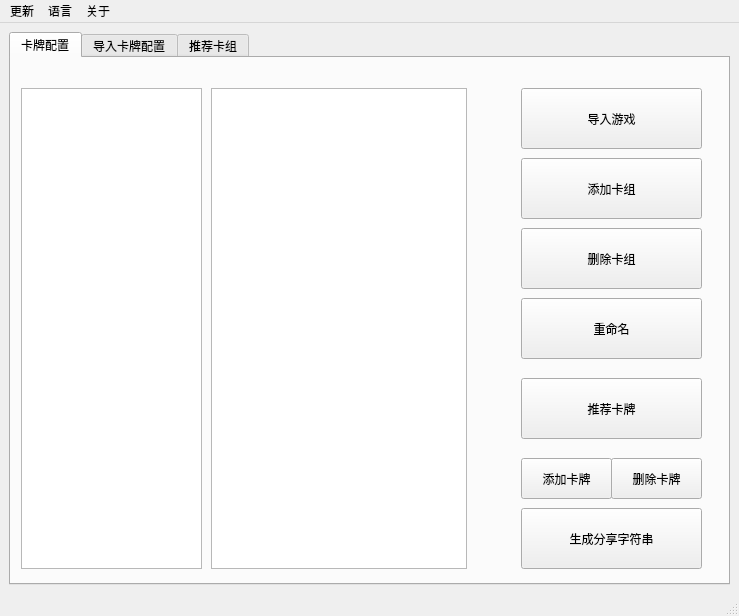
<?xml version="1.0" encoding="UTF-8"?>
<ui version="4.0">
 <class>MainWindow</class>
 <widget class="QMainWindow" name="MainWindow">
  <property name="geometry">
   <rect>
    <x>0</x>
    <y>0</y>
    <width>739</width>
    <height>616</height>
   </rect>
  </property>
  <property name="windowTitle">
   <string>B4B卡牌管理工具</string>
  </property>
  <property name="windowIcon">
   <iconset>
    <normaloff>F:/Users/kebiq/.designer/backup/ico.ico</normaloff>F:/Users/kebiq/.designer/backup/ico.ico</iconset>
  </property>
  <widget class="QWidget" name="centralwidget">
   <layout class="QGridLayout" name="gridLayout">
    <item row="0" column="0">
     <widget class="QTabWidget" name="tabWidget">
      <property name="currentIndex">
       <number>0</number>
      </property>
      <widget class="QWidget" name="cards">
       <attribute name="title">
        <string>卡牌配置</string>
       </attribute>
       <widget class="QListWidget" name="listWidget_cardSet">
        <property name="geometry">
         <rect>
          <x>10</x>
          <y>30</y>
          <width>181</width>
          <height>481</height>
         </rect>
        </property>
        <property name="font">
         <font>
          <pointsize>16</pointsize>
         </font>
        </property>
       </widget>
       <widget class="QPushButton" name="pushButton_importInGame">
        <property name="geometry">
         <rect>
          <x>510</x>
          <y>30</y>
          <width>181</width>
          <height>61</height>
         </rect>
        </property>
        <property name="text">
         <string>导入游戏</string>
        </property>
       </widget>
       <widget class="QPushButton" name="pushButton_deletSet">
        <property name="geometry">
         <rect>
          <x>510</x>
          <y>170</y>
          <width>181</width>
          <height>61</height>
         </rect>
        </property>
        <property name="text">
         <string>删除卡组</string>
        </property>
       </widget>
       <widget class="QPushButton" name="pushButton_shareCode">
        <property name="geometry">
         <rect>
          <x>510</x>
          <y>450</y>
          <width>181</width>
          <height>61</height>
         </rect>
        </property>
        <property name="text">
         <string>生成分享字符串</string>
        </property>
       </widget>
       <widget class="QPushButton" name="pushButton_renameSet">
        <property name="geometry">
         <rect>
          <x>510</x>
          <y>240</y>
          <width>181</width>
          <height>61</height>
         </rect>
        </property>
        <property name="text">
         <string>重命名</string>
        </property>
       </widget>
       <widget class="QPushButton" name="pushButton_insertCard">
        <property name="geometry">
         <rect>
          <x>510</x>
          <y>400</y>
          <width>91</width>
          <height>41</height>
         </rect>
        </property>
        <property name="text">
         <string>添加卡牌</string>
        </property>
       </widget>
       <widget class="QPushButton" name="pushButton_deletCard">
        <property name="geometry">
         <rect>
          <x>600</x>
          <y>400</y>
          <width>91</width>
          <height>41</height>
         </rect>
        </property>
        <property name="text">
         <string>删除卡牌</string>
        </property>
       </widget>
       <widget class="QListWidget" name="listWidget_cards">
        <property name="geometry">
         <rect>
          <x>200</x>
          <y>30</y>
          <width>256</width>
          <height>481</height>
         </rect>
        </property>
        <property name="font">
         <font>
          <pointsize>16</pointsize>
         </font>
        </property>
       </widget>
       <widget class="QPushButton" name="pushButton_insertSet">
        <property name="geometry">
         <rect>
          <x>510</x>
          <y>100</y>
          <width>181</width>
          <height>61</height>
         </rect>
        </property>
        <property name="text">
         <string>添加卡组</string>
        </property>
       </widget>
       <widget class="QPushButton" name="pushButton_recommend">
        <property name="geometry">
         <rect>
          <x>510</x>
          <y>320</y>
          <width>181</width>
          <height>61</height>
         </rect>
        </property>
        <property name="text">
         <string>推荐卡牌</string>
        </property>
       </widget>
      </widget>
      <widget class="QWidget" name="importCards">
       <attribute name="title">
        <string>导入卡牌配置</string>
       </attribute>
       <widget class="QWidget" name="widget" native="true">
        <property name="geometry">
         <rect>
          <x>9</x>
          <y>9</y>
          <width>697</width>
          <height>252</height>
         </rect>
        </property>
        <widget class="QTextEdit" name="textEdit_shareCode">
         <property name="geometry">
          <rect>
           <x>10</x>
           <y>20</y>
           <width>681</width>
           <height>111</height>
          </rect>
         </property>
        </widget>
        <widget class="QPushButton" name="pushButton_codeImport">
         <property name="geometry">
          <rect>
           <x>190</x>
           <y>140</y>
           <width>301</width>
           <height>81</height>
          </rect>
         </property>
         <property name="font">
          <font>
           <pointsize>28</pointsize>
          </font>
         </property>
         <property name="text">
          <string>字符串导入</string>
         </property>
        </widget>
       </widget>
       <widget class="QWidget" name="widget_2" native="true">
        <property name="geometry">
         <rect>
          <x>10</x>
          <y>270</y>
          <width>697</width>
          <height>252</height>
         </rect>
        </property>
        <widget class="QPushButton" name="pushButton_ocrImport">
         <property name="geometry">
          <rect>
           <x>190</x>
           <y>70</y>
           <width>301</width>
           <height>81</height>
          </rect>
         </property>
         <property name="font">
          <font>
           <pointsize>28</pointsize>
          </font>
         </property>
         <property name="text">
          <string>图片导入</string>
         </property>
        </widget>
       </widget>
      </widget>
      <widget class="QWidget" name="recommend">
       <attribute name="title">
        <string>推荐卡组</string>
       </attribute>
       <widget class="QListWidget" name="listWidget_cardSet_recommend">
        <property name="geometry">
         <rect>
          <x>10</x>
          <y>10</y>
          <width>181</width>
          <height>481</height>
         </rect>
        </property>
        <property name="font">
         <font>
          <pointsize>16</pointsize>
         </font>
        </property>
       </widget>
       <widget class="QListWidget" name="listWidget_cards_recommend">
        <property name="geometry">
         <rect>
          <x>200</x>
          <y>10</y>
          <width>256</width>
          <height>481</height>
         </rect>
        </property>
        <property name="font">
         <font>
          <pointsize>16</pointsize>
         </font>
        </property>
       </widget>
       <widget class="QPushButton" name="pushButton_importInGame_recommend">
        <property name="geometry">
         <rect>
          <x>500</x>
          <y>430</y>
          <width>181</width>
          <height>61</height>
         </rect>
        </property>
        <property name="text">
         <string>导入游戏</string>
        </property>
       </widget>
       <widget class="QTextBrowser" name="textBrowser_author">
        <property name="geometry">
         <rect>
          <x>470</x>
          <y>30</y>
          <width>241</width>
          <height>31</height>
         </rect>
        </property>
       </widget>
       <widget class="QLabel" name="label_author">
        <property name="geometry">
         <rect>
          <x>560</x>
          <y>0</y>
          <width>53</width>
          <height>31</height>
         </rect>
        </property>
        <property name="text">
         <string>&lt;html&gt;&lt;head/&gt;&lt;body&gt;&lt;p align=&quot;center&quot;&gt;&lt;span style=&quot; font-size:16pt;&quot;&gt;作者&lt;/span&gt;&lt;/p&gt;&lt;/body&gt;&lt;/html&gt;</string>
        </property>
       </widget>
       <widget class="QTextBrowser" name="textBrowser_game_version">
        <property name="geometry">
         <rect>
          <x>470</x>
          <y>100</y>
          <width>241</width>
          <height>31</height>
         </rect>
        </property>
       </widget>
       <widget class="QTextBrowser" name="textBrowser_deck_info">
        <property name="geometry">
         <rect>
          <x>470</x>
          <y>260</y>
          <width>241</width>
          <height>161</height>
         </rect>
        </property>
        <property name="html">
         <string>&lt;!DOCTYPE HTML PUBLIC &quot;-//W3C//DTD HTML 4.0//EN&quot; &quot;http://www.w3.org/TR/REC-html40/strict.dtd&quot;&gt;
&lt;html&gt;&lt;head&gt;&lt;meta name=&quot;qrichtext&quot; content=&quot;1&quot; /&gt;&lt;meta charset=&quot;utf-8&quot; /&gt;&lt;style type=&quot;text/css&quot;&gt;
p, li { white-space: pre-wrap; }
hr { height: 1px; border-width: 0; }
li.unchecked::marker { content: &quot;\2610&quot;; }
li.checked::marker { content: &quot;\2612&quot;; }
&lt;/style&gt;&lt;/head&gt;&lt;body style=&quot; font-family:'Microsoft YaHei UI'; font-size:9pt; font-weight:400; font-style:normal;&quot;&gt;
&lt;p style=&quot;-qt-paragraph-type:empty; margin-top:0px; margin-bottom:0px; margin-left:0px; margin-right:0px; -qt-block-indent:0; text-indent:0px;&quot;&gt;&lt;br /&gt;&lt;/p&gt;&lt;/body&gt;&lt;/html&gt;</string>
        </property>
       </widget>
       <widget class="QLabel" name="label_game_version">
        <property name="geometry">
         <rect>
          <x>510</x>
          <y>70</y>
          <width>161</width>
          <height>31</height>
         </rect>
        </property>
        <property name="text">
         <string>&lt;html&gt;&lt;head/&gt;&lt;body&gt;&lt;p align=&quot;center&quot;&gt;&lt;span style=&quot; font-size:16pt;&quot;&gt;适用游戏版本&lt;/span&gt;&lt;/p&gt;&lt;p align=&quot;center&quot;&gt;&lt;span style=&quot; font-size:16pt;&quot;&gt;&lt;br/&gt;&lt;/span&gt;&lt;/p&gt;&lt;/body&gt;&lt;/html&gt;</string>
        </property>
       </widget>
       <widget class="QLabel" name="label_deck_info">
        <property name="geometry">
         <rect>
          <x>500</x>
          <y>220</y>
          <width>161</width>
          <height>31</height>
         </rect>
        </property>
        <property name="text">
         <string>&lt;html&gt;&lt;head/&gt;&lt;body&gt;&lt;p align=&quot;center&quot;&gt;&lt;span style=&quot; font-size:16pt;&quot;&gt;卡组说明&lt;/span&gt;&lt;/p&gt;&lt;/body&gt;&lt;/html&gt;</string>
        </property>
       </widget>
       <widget class="QLabel" name="label_game_difficulty">
        <property name="geometry">
         <rect>
          <x>500</x>
          <y>140</y>
          <width>161</width>
          <height>31</height>
         </rect>
        </property>
        <property name="text">
         <string>&lt;html&gt;&lt;head/&gt;&lt;body&gt;&lt;p align=&quot;center&quot;&gt;&lt;span style=&quot; font-size:16pt;&quot;&gt;适用难度&lt;/span&gt;&lt;/p&gt;&lt;p align=&quot;center&quot;&gt;&lt;span style=&quot; font-size:16pt;&quot;&gt;&lt;br/&gt;&lt;/span&gt;&lt;/p&gt;&lt;/body&gt;&lt;/html&gt;</string>
        </property>
       </widget>
       <widget class="QTextBrowser" name="textBrowser_game_difficulty">
        <property name="geometry">
         <rect>
          <x>470</x>
          <y>180</y>
          <width>241</width>
          <height>31</height>
         </rect>
        </property>
       </widget>
      </widget>
     </widget>
    </item>
   </layout>
  </widget>
  <widget class="QMenuBar" name="menubar">
   <property name="geometry">
    <rect>
     <x>0</x>
     <y>0</y>
     <width>739</width>
     <height>22</height>
    </rect>
   </property>
   <widget class="QMenu" name="menu">
    <property name="title">
     <string>关于</string>
    </property>
    <addaction name="actionGithub"/>
    <addaction name="action_info"/>
   </widget>
   <widget class="QMenu" name="menu_2">
    <property name="title">
     <string>更新</string>
    </property>
    <addaction name="actioncheck"/>
    <addaction name="actioncheckDeck"/>
   </widget>
   <widget class="QMenu" name="menu_3">
    <property name="title">
     <string>语言</string>
    </property>
    <addaction name="actionChinese"/>
    <addaction name="actionEnglish"/>
   </widget>
   <addaction name="menu_2"/>
   <addaction name="menu_3"/>
   <addaction name="menu"/>
  </widget>
  <widget class="QStatusBar" name="statusbar"/>
  <action name="action">
   <property name="text">
    <string>图片导入设置</string>
   </property>
  </action>
  <action name="info">
   <property name="text">
    <string>信息</string>
   </property>
  </action>
  <action name="actionGithub">
   <property name="text">
    <string>Github</string>
   </property>
  </action>
  <action name="action_info">
   <property name="text">
    <string>信息</string>
   </property>
  </action>
  <action name="actioncheck">
   <property name="text">
    <string>检查更新</string>
   </property>
  </action>
  <action name="actioncheckDeck">
   <property name="text">
    <string>更新牌组</string>
   </property>
  </action>
  <action name="actionChinese">
   <property name="checkable">
    <bool>true</bool>
   </property>
   <property name="checked">
    <bool>false</bool>
   </property>
   <property name="text">
    <string>简体中文</string>
   </property>
  </action>
  <action name="actionEnglish">
   <property name="checkable">
    <bool>true</bool>
   </property>
   <property name="text">
    <string>English</string>
   </property>
  </action>
 </widget>
 <tabstops>
  <tabstop>tabWidget</tabstop>
  <tabstop>textEdit_shareCode</tabstop>
  <tabstop>listWidget_cardSet</tabstop>
  <tabstop>listWidget_cards</tabstop>
  <tabstop>pushButton_importInGame</tabstop>
  <tabstop>pushButton_insertSet</tabstop>
  <tabstop>pushButton_deletSet</tabstop>
  <tabstop>pushButton_renameSet</tabstop>
  <tabstop>pushButton_recommend</tabstop>
  <tabstop>pushButton_insertCard</tabstop>
  <tabstop>pushButton_deletCard</tabstop>
  <tabstop>pushButton_shareCode</tabstop>
  <tabstop>pushButton_codeImport</tabstop>
  <tabstop>pushButton_ocrImport</tabstop>
  <tabstop>listWidget_cardSet_recommend</tabstop>
  <tabstop>listWidget_cards_recommend</tabstop>
  <tabstop>textBrowser_author</tabstop>
  <tabstop>textBrowser_game_version</tabstop>
  <tabstop>textBrowser_game_difficulty</tabstop>
  <tabstop>textBrowser_deck_info</tabstop>
  <tabstop>pushButton_importInGame_recommend</tabstop>
 </tabstops>
 <resources/>
 <connections/>
</ui>
